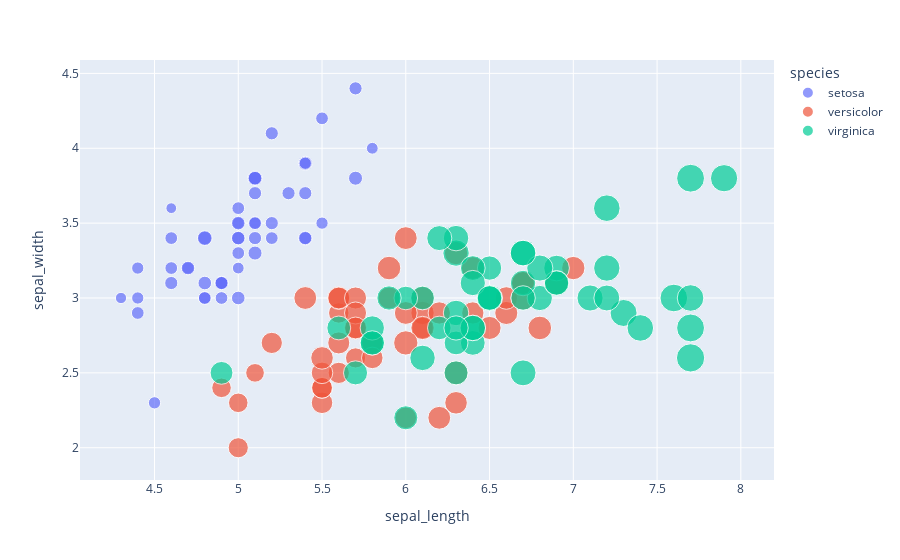

Notebook code for this chart:
### Code cell
df = px.data.iris()
fig = px.scatter(df, x=df.sepal_length, y=df.sepal_width, color=df.species, size=df.petal_length)
fig.show()

### Figure 1 — Plotly figure (JSON) as saved in the notebook; plotly's stock layout.template omitted (floating-point values rounded to 4 significant figures)
{"data": [{"hovertemplate": "species=setosa<br>sepal_length=%{x}<br>sepal_width=%{y}<br>petal_length=%{marker.size}<extra></extra>", "legendgroup": "setosa", "marker": {"color": "#636efa", "size": [1.4, 1.4, 1.3, 1.5, 1.4, 1.7, 1.4, 1.5, 1.4, 1.5, 1.5, 1.6, 1.4, 1.1, 1.2, 1.5, 1.3, 1.4, 1.7, 1.5, 1.7, 1.5, 1, 1.7, 1.9, 1.6, 1.6, 1.5, 1.4, 1.6, 1.6, 1.5, 1.5, 1.4, 1.5, 1.2, 1.3, 1.5, 1.3, 1.5, 1.3, 1.3, 1.3, 1.6, 1.9, 1.4, 1.6, 1.4, 1.5, 1.4], "sizemode": "area", "sizeref": 0.01725, "symbol": "circle"}, "mode": "markers", "name": "setosa", "orientation": "v", "showlegend": true, "type": "scatter", "x": [5.1, 4.9, 4.7, 4.6, 5, 5.4, 4.6, 5, 4.4, 4.9, 5.4, 4.8, 4.8, 4.3, 5.8, 5.7, 5.4, 5.1, 5.7, 5.1, 5.4, 5.1, 4.6, 5.1, 4.8, 5, 5, 5.2, 5.2, 4.7, 4.8, 5.4, 5.2, 5.5, 4.9, 5, 5.5, 4.9, 4.4, 5.1, 5, 4.5, 4.4, 5, 5.1, 4.8, 5.1, 4.6, 5.3, 5], "xaxis": "x", "y": [3.5, 3, 3.2, 3.1, 3.6, 3.9, 3.4, 3.4, 2.9, 3.1, 3.7, 3.4, 3, 3, 4, 4.4, 3.9, 3.5, 3.8, 3.8, 3.4, 3.7, 3.6, 3.3, 3.4, 3, 3.4, 3.5, 3.4, 3.2, 3.1, 3.4, 4.1, 4.2, 3.1, 3.2, 3.5, 3.1, 3, 3.4, 3.5, 2.3, 3.2, 3.5, 3.8, 3, 3.8, 3.2, 3.7, 3.3], "yaxis": "y"}, {"hovertemplate": "species=versicolor<br>sepal_length=%{x}<br>sepal_width=%{y}<br>petal_length=%{marker.size}<extra></extra>", "legendgroup": "versicolor", "marker": {"color": "#EF553B", "size": [4.7, 4.5, 4.9, 4, 4.6, 4.5, 4.7, 3.3, 4.6, 3.9, 3.5, 4.2, 4, 4.7, 3.6, 4.4, 4.5, 4.1, 4.5, 3.9, 4.8, 4, 4.9, 4.7, 4.3, 4.4, 4.8, 5, 4.5, 3.5, 3.8, 3.7, 3.9, 5.1, 4.5, 4.5, 4.7, 4.4, 4.1, 4, 4.4, 4.6, 4, 3.3, 4.2, 4.2, 4.2, 4.3, 3, 4.1], "sizemode": "area", "sizeref": 0.01725, "symbol": "circle"}, "mode": "markers", "name": "versicolor", "orientation": "v", "showlegend": true, "type": "scatter", "x": [7, 6.4, 6.9, 5.5, 6.5, 5.7, 6.3, 4.9, 6.6, 5.2, 5, 5.9, 6, 6.1, 5.6, 6.7, 5.6, 5.8, 6.2, 5.6, 5.9, 6.1, 6.3, 6.1, 6.4, 6.6, 6.8, 6.7, 6, 5.7, 5.5, 5.5, 5.8, 6, 5.4, 6, 6.7, 6.3, 5.6, 5.5, 5.5, 6.1, 5.8, 5, 5.6, 5.7, 5.7, 6.2, 5.1, 5.7], "xaxis": "x", "y": [3.2, 3.2, 3.1, 2.3, 2.8, 2.8, 3.3, 2.4, 2.9, 2.7, 2, 3, 2.2, 2.9, 2.9, 3.1, 3, 2.7, 2.2, 2.5, 3.2, 2.8, 2.5, 2.8, 2.9, 3, 2.8, 3, 2.9, 2.6, 2.4, 2.4, 2.7, 2.7, 3, 3.4, 3.1, 2.3, 3, 2.5, 2.6, 3, 2.6, 2.3, 2.7, 3, 2.9, 2.9, 2.5, 2.8], "yaxis": "y"}, {"hovertemplate": "species=virginica<br>sepal_length=%{x}<br>sepal_width=%{y}<br>petal_length=%{marker.size}<extra></extra>", "legendgroup": "virginica", "marker": {"color": "#00cc96", "size": [6, 5.1, 5.9, 5.6, 5.8, 6.6, 4.5, 6.3, 5.8, 6.1, 5.1, 5.3, 5.5, 5, 5.1, 5.3, 5.5, 6.7, 6.9, 5, 5.7, 4.9, 6.7, 4.9, 5.7, 6, 4.8, 4.9, 5.6, 5.8, 6.1, 6.4, 5.6, 5.1, 5.6, 6.1, 5.6, 5.5, 4.8, 5.4, 5.6, 5.1, 5.1, 5.9, 5.7, 5.2, 5, 5.2, 5.4, 5.1], "sizemode": "area", "sizeref": 0.01725, "symbol": "circle"}, "mode": "markers", "name": "virginica", "orientation": "v", "showlegend": true, "type": "scatter", "x": [6.3, 5.8, 7.1, 6.3, 6.5, 7.6, 4.9, 7.3, 6.7, 7.2, 6.5, 6.4, 6.8, 5.7, 5.8, 6.4, 6.5, 7.7, 7.7, 6, 6.9, 5.6, 7.7, 6.3, 6.7, 7.2, 6.2, 6.1, 6.4, 7.2, 7.4, 7.9, 6.4, 6.3, 6.1, 7.7, 6.3, 6.4, 6, 6.9, 6.7, 6.9, 5.8, 6.8, 6.7, 6.7, 6.3, 6.5, 6.2, 5.9], "xaxis": "x", "y": [3.3, 2.7, 3, 2.9, 3, 3, 2.5, 2.9, 2.5, 3.6, 3.2, 2.7, 3, 2.5, 2.8, 3.2, 3, 3.8, 2.6, 2.2, 3.2, 2.8, 2.8, 2.7, 3.3, 3.2, 2.8, 3, 2.8, 3, 2.8, 3.8, 2.8, 2.8, 2.6, 3, 3.4, 3.1, 3, 3.1, 3.1, 3.1, 2.7, 3.2, 3.3, 3, 2.5, 3, 3.4, 3], "yaxis": "y"}], "layout": {"legend": {"itemsizing": "constant", "title": {"text": "species"}, "tracegroupgap": 0}, "margin": {"t": 60}, "xaxis": {"anchor": "y", "domain": [0, 1], "title": {"text": "sepal_length"}}, "yaxis": {"anchor": "x", "domain": [0, 1], "title": {"text": "sepal_width"}}}}
